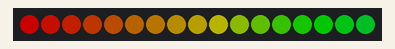
This sketch was run on a simulated Arduino Uno, built with avr-gcc and run on an emulated ATmega328P. Shown: 17 RGB LEDs in strip order, left to right. Dim RGB values are drawn brighter than linear.

Above: at 3.15 s.
At 8.31 s:
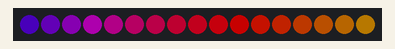
At 12.25 s:
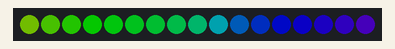
At 21.36 s:
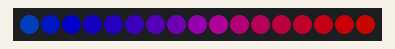
At 30.46 s:
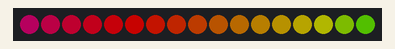
At 39.57 s:
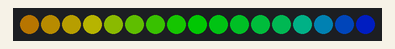

The sketch:

ARGBfan.ino
```cpp
#include <FastLED.h>

FASTLED_USING_NAMESPACE

#if defined(FASTLED_VERSION) && (FASTLED_VERSION < 3001000)
#warning "Requires FastLED 3.1 or later; check github for latest code."
#endif

#define DATA_PIN    3
//#define CLK_PIN   4
#define LED_TYPE    WS2811
#define COLOR_ORDER GRB
#define NUM_LEDS    17
CRGB leds[NUM_LEDS];

#define BRIGHTNESS          100
#define FRAMES_PER_SECOND  120

void setup() {
  delay(3000); // 3 second delay for recovery

  // tell FastLED about the LED strip configuration
  FastLED.addLeds<LED_TYPE,DATA_PIN,COLOR_ORDER>(leds, NUM_LEDS).setCorrection(TypicalLEDStrip);

  // set master brightness control
  FastLED.setBrightness(BRIGHTNESS);
}

uint8_t gHue = 0; // rotating "base color" used by many of the patterns

void loop()
{
  // Call the current pattern function once, updating the 'leds' array
  rainbow();

  // send the 'leds' array out to the actual LED strip
  FastLED.show();
  // insert a delay to keep the framerate modest
  FastLED.delay(1000/FRAMES_PER_SECOND);

  // do some periodic updates
  EVERY_N_MILLISECONDS( 20 ) { gHue++; } // slowly cycle the "base color" through the rainbow
}
void rainbow()
{
  // FastLED's built-in rainbow generator
  fill_rainbow( leds, NUM_LEDS, gHue, 7);
}
```
